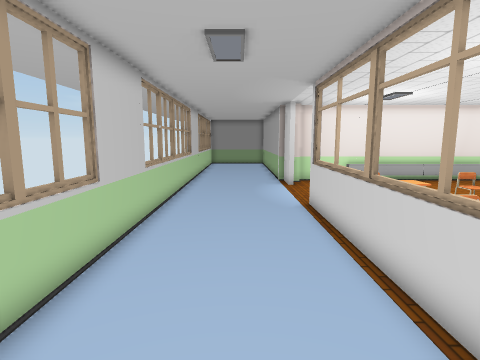
view 1 (above)

17 first-person views from a walk through a Unity game level. The camera is 1.3 m above the floor, tilts 8° down and sees 80° across. The floor is counted in squares, 0.5 m on a side. Each view is taken from the middle of a square. On the plan, view 1 faces up. The plan holds only what a view shows up to about 19 squares ahead; the rest is blank. The player is left out. Some animated figures are not drawn. Door leaves are left out, so doorways stand open.

view 2
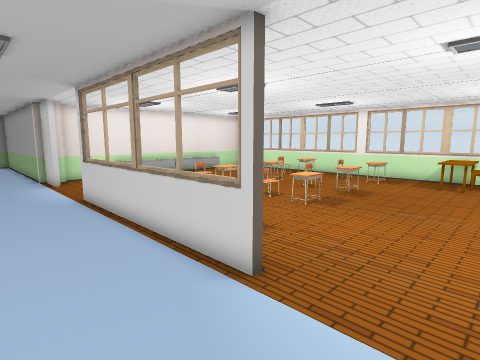

view 3
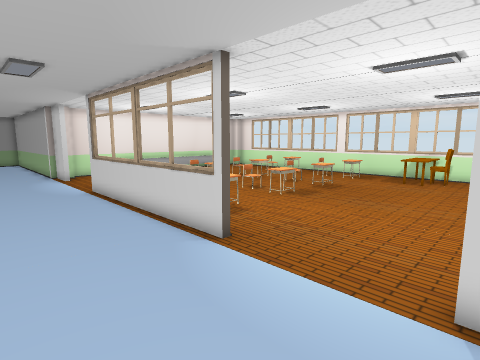

view 4
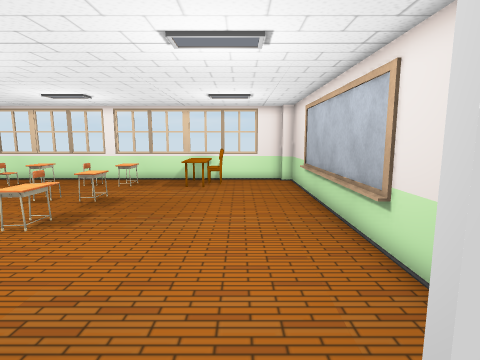

view 5
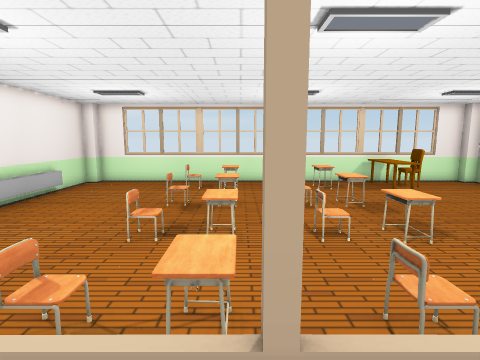

view 6
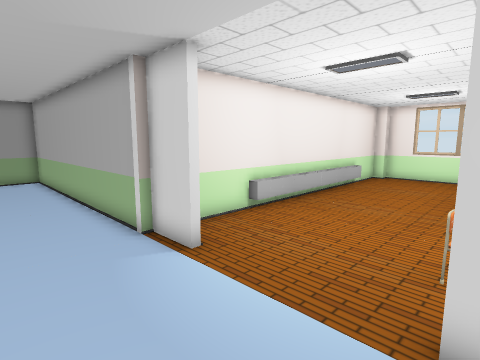

view 7
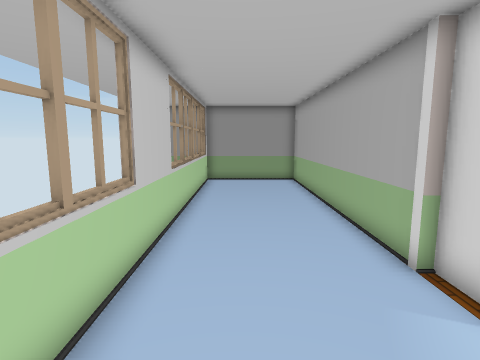

view 8
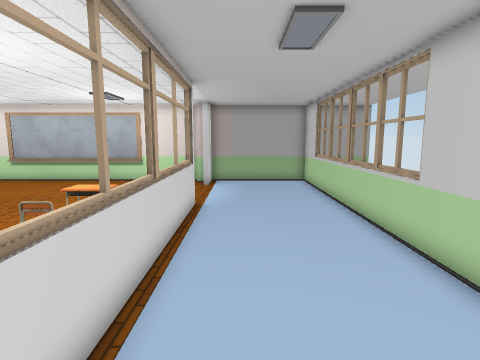

view 9
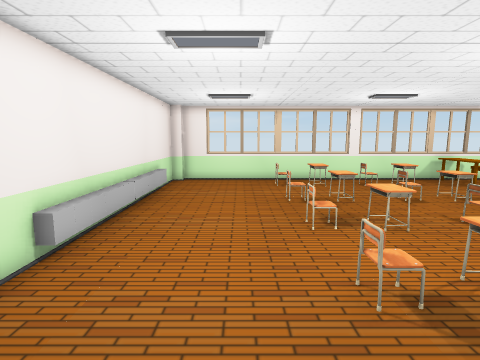

view 10
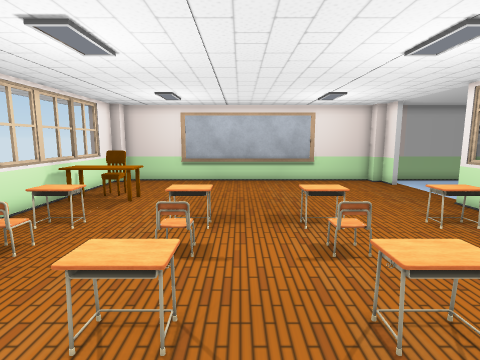

view 11
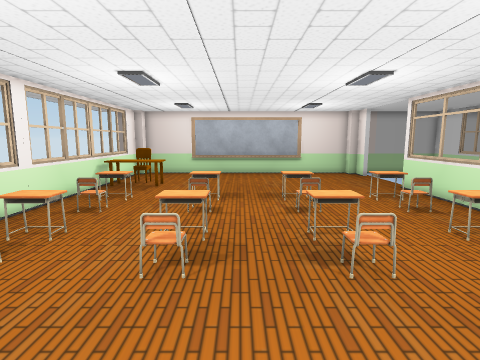

view 12
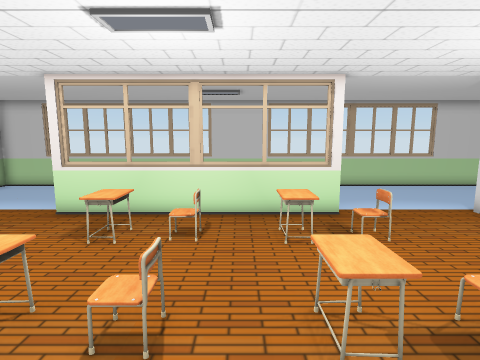

view 13
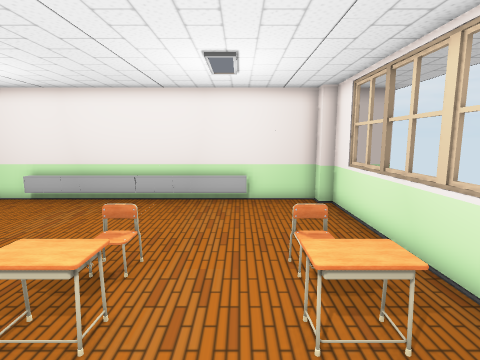

view 14
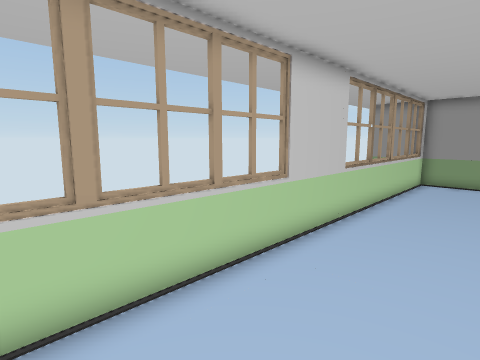

view 15
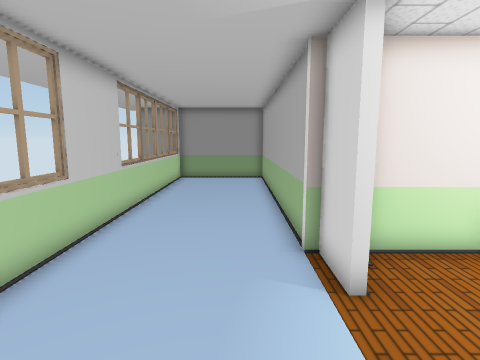

view 16
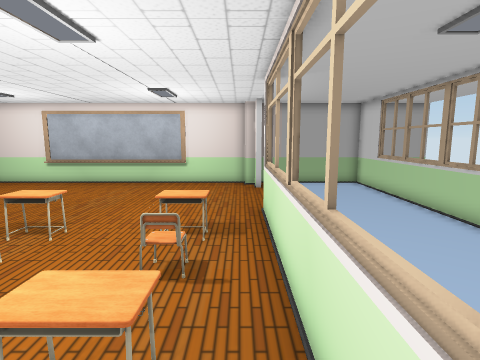

view 17
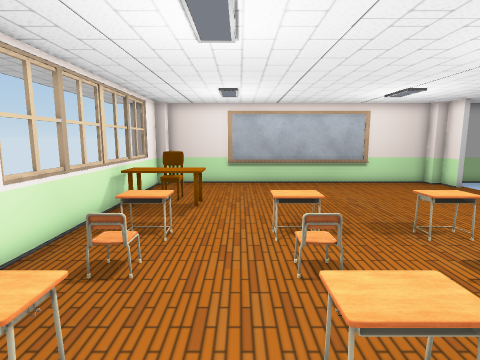

### Floor plan
Key: @ floor where view 1 was taken; # wall or solid block; . floor; D open door; = window, fence, low wall or low ledge.
Columns run from 4 left of view 1 to 22 right of it. Each row starts with its distance up from view 1.
 32 #######
 31  #....#
 30  #....#
 29  =....#
 28  #....#
 27  #....#
 26  =....#
 25  =....#
 24  =....#
 23  #....#
 22  #....#
 21  #....#
 20  #.... #
 19  #.... #
 18  #.....####################
 17  =.....#................#
 16  =.....D................#
 15  =.....D................#
 14  #.....D................=
 13  #.....D................#
 12  =.....D.#...#...#...#..=
 11  #.....#................=
 10  =.....=.##..##..##..##.#
  9  #.....=.##..##..##..##.=
  8  #.....=................#
  7  #.....=.#...#...#...#..#
  6  #.....=................#
  5  #.....=.##..##..##..##.#
  4  =.....=.##..##..##..##.=
  3  #.....=................#
  2  #.....#................=
  1  =.....D............ ####
  0  =..@..D............ ####
 -1  =.....D............. ###
 -2  #.....D................#
 -3  #.....D................#
 -4  #.....#................#
 -5  #########################

Positions as (right, up) in squares from view 1, and headings:
1: (0, 0), facing up
2: (-1, -2), facing up-right
3: (-2, -4), facing up-right
4: (1, -2), facing right
5: (2, 9), facing right
6: (-1, 11), facing up-right
7: (-1, 13), facing up
8: (1, 13), facing down
9: (1, 14), facing right
10: (12, 13), facing down
11: (12, 17), facing down
12: (13, 8), facing left
13: (16, 6), facing up
14: (1, 13), facing up-left
15: (1, 12), facing up
16: (4, 12), facing down
17: (15, 12), facing down
